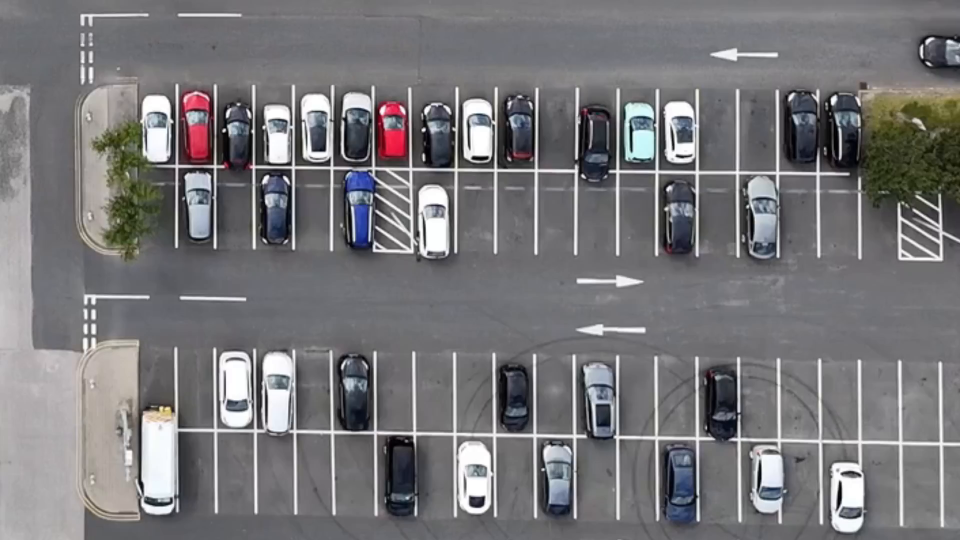
#> input picture parking-portion.png, 1920 x 1080 px (shown at 1/2 size)
$ python datacollection-portion.py
#> lines starting #> are read from the running program, lines starting #| are printed output that depends on the picture; after the words box and inside, x2 and y2 are one past the last pixel; in counts of white or black regions, pixels touching at a corner belong together
import cv2
import pickle

# 1. Dimensions for the parking spots
width = 75
height = 150

# 2. Updated pickle file name
pickle_file = '../parking_positions_portion.pkl'

# Load existing positions if the file exists
try:
    with open(pickle_file, 'rb') as f:
#> (reads parking_positions_portion.pkl from the repository)
        positionList = pickle.load(f)
except FileNotFoundError:
    positionList = []

def mouseclick(events, x, y, flags, params):
    global positionList

    # Left click to add a position
    if events == cv2.EVENT_LBUTTONDOWN:
        positionList.append((x, y))
        print(f"Added position: ({x}, {y})")

    # Right click to remove a position
    if events == cv2.EVENT_RBUTTONDOWN:
        for i, pos in enumerate(positionList):
            x1, y1 = pos
            if x1 < x < x1 + width and y1 < y < y1 + height:
                positionList.pop(i)
                print(f"Removed position: ({x1}, {y1})")
                break # Break to avoid modifying the list length during iteration

    # Save the updated list to the pickle file instantly
    with open(pickle_file, 'wb') as f:
        pickle.dump(positionList, f)

# Set up the window and mouse callback once outside the loop
cv2.namedWindow("Parking Selector")
cv2.setMouseCallback("Parking Selector", mouseclick)

while True:
    image = cv2.imread('../parking-portion.png')
#> image is the input picture: shape (1080, 1920, 3); mean B, G, R 120.8, 118.4, 119.4
    if image is None:
        print("Error: Could not find parking.png")
        break

    image = cv2.resize(image, (1920, 1080))

    # Draw the saved bounding boxes
    for pos in positionList:
        cv2.rectangle(image, pos, (pos[0] + width, pos[1] + height), (255, 0, 255), 2)
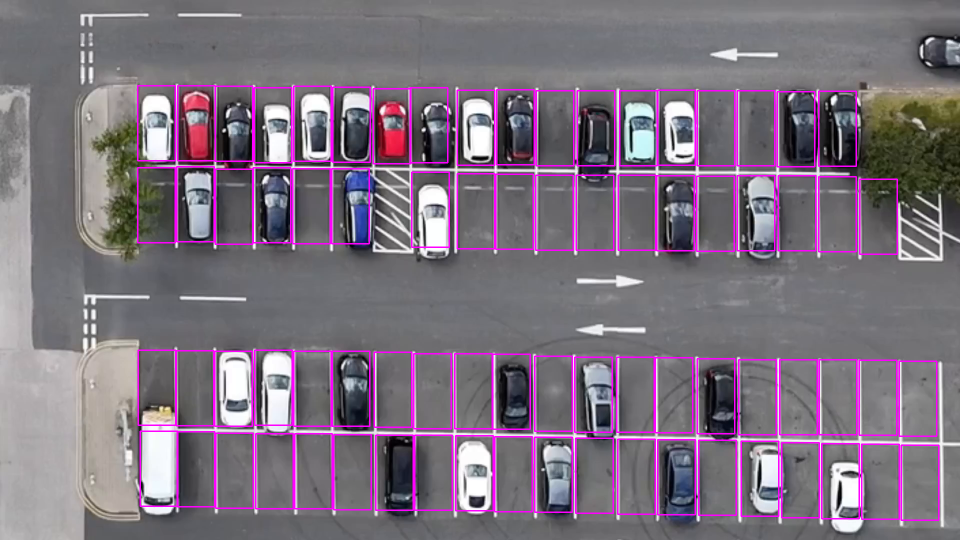
#> image: shape (1080, 1920, 3) (shown at 1/2 size); 4.77% of pixels changed, all inside (x1, y1, x2, y2) = (274, 170, 1879, 1042)

    cv2.imshow("Parking Selector", image)

    k = cv2.waitKey(1)
#> (key q is pressed here)
    if k == ord('q'):
        break

cv2.destroyAllWindows()
